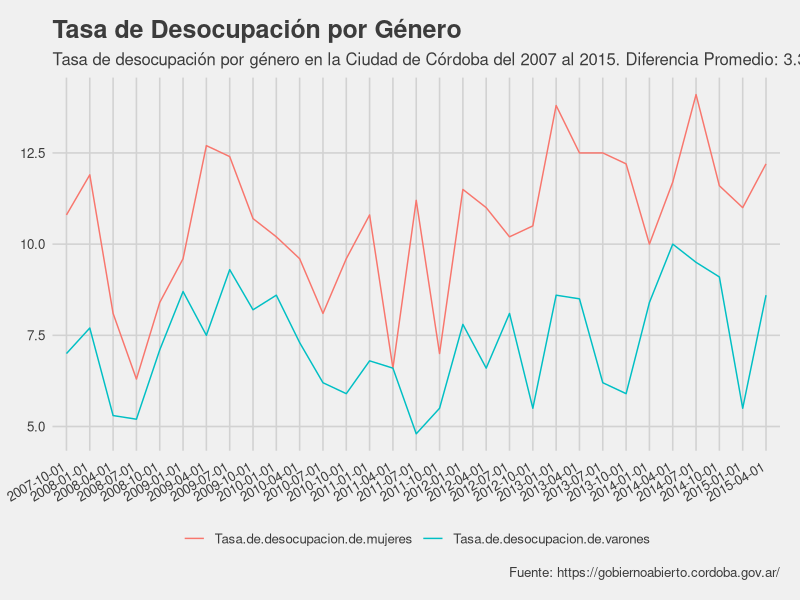

Generate this figure with R:
## ---- chunk 1
knitr::opts_chunk$set(echo = TRUE)
library(ggplot2)
library(ggthemes)
## ---- chunk 2
df <- read.csv('../data/desempleo-masculino-vs-femenino/mercado_laboral.csv')

difPromedio <- ave(df$Tasa.de.desocupacion.de.mujeres - df$Tasa.de.desocupacion.de.varones)

ggplot(df, aes(Trimestre)) +
 geom_line(aes(y=Tasa.de.desocupacion.de.mujeres,
               colour="Tasa.de.desocupacion.de.mujeres", group=1)) +
 geom_line(aes(y=Tasa.de.desocupacion.de.varones,
               colour="Tasa.de.desocupacion.de.varones", group=1)) +
  theme_fivethirtyeight() +
  theme(
    axis.text.x = element_text(angle = 30, hjust = 1.1),
    legend.title = element_blank()) +
  labs(
    title="Tasa de Desocupación por Género",
    subtitle=
      paste("Tasa de desocupación por género en la Ciudad de Córdoba del 2007 al 2015. Diferencia Promedio:", round(difPromedio,2)),
    caption="Fuente: https://gobiernoabierto.cordoba.gov.ar/"
  )
